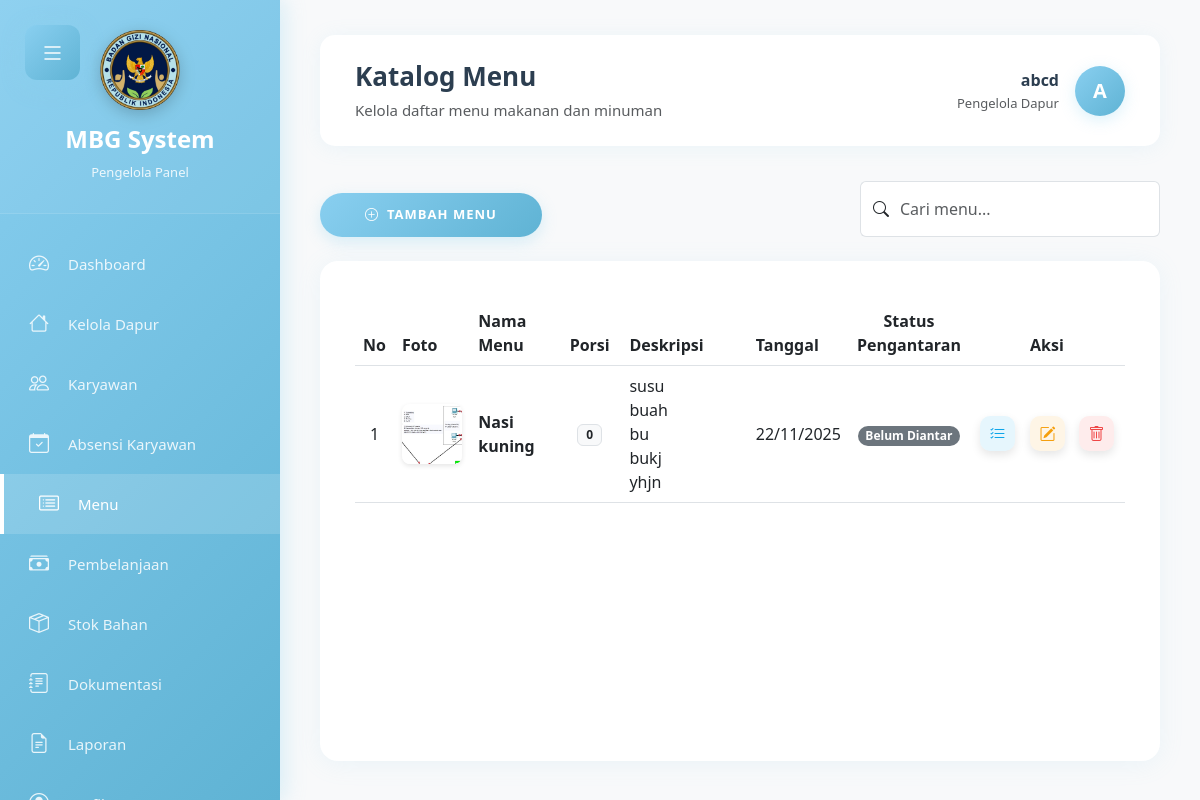
/pengelola/menu.php (signed in), run on the app's committed database.
### tables this page shows
CREATE TABLE `tbl_menu` (
  `id_menu` int(11) NOT NULL,
  `id_pengelola` int(11) NOT NULL,
  `nama_menu` varchar(100) NOT NULL,
  `jumlah_porsi` int(11) DEFAULT 0,
  `deskripsi` text DEFAULT NULL,
  `foto_menu` varchar(255) DEFAULT NULL,
  `status` enum('aktif','nonaktif') DEFAULT 'aktif',
  `created_at` timestamp NOT NULL DEFAULT current_timestamp(),
  `updated_at` timestamp NOT NULL DEFAULT current_timestamp() ON UPDATE current_timestamp(),
  `tanggal_menu` date DEFAULT curdate(),
  `status_pengantaran` enum('belum_diantar','proses','selesai') DEFAULT 'belum_diantar'
);

### pengelola/menu.php (the view, shortened to what this page needs)
<?php
require_once '../koneksi.php';
$id_pengelola = $_SESSION['user_id'];
$query_menu = "SELECT * FROM tbl_menu WHERE id_pengelola = '$id_pengelola' ORDER BY nama_menu ASC";
$result_menu = mysqli_query($conn, $query_menu);
?>
<!DOCTYPE html>
<html lang="id">
<head>
    <link href="https://cdn.jsdelivr.net/npm/bootstrap@5.3.0/dist/css/bootstrap.min.css" rel="stylesheet">
    <link rel="stylesheet" href="https://cdn.jsdelivr.net/npm/bootstrap-icons@1.11.0/font/bootstrap-icons.css">
    <link rel="stylesheet" href="../assets/css/style.css">
    <link rel="stylesheet" href="../assets/css/admin-dashboard.css">
</head>
<body>
    <button class="mobile-menu-toggle" id="mobileMenuToggle">
        <i class="bi bi-list"></i>
    </button>
    <div class="sidebar" id="sidebar">
        <div class="sidebar-header">
            <div class="sidebar-logo">
                <img src="../assets/img/logo.png" alt="MBG Logo" class="logo-image">
            </div>
            <h4>MBG System</h4>
            <small>Pengelola Panel</small>
        </div>
        <div class="sidebar-menu">
            <a href="dashboard.php">
                <i class="bi bi-speedometer2"></i>
                <span>Dashboard</span>
            </a>
            <a href="dapur.php">
                <i class="bi bi-house"></i>
                <span>Kelola Dapur</span>
            </a>
            <a href="karyawan.php"><i class="bi bi-people"></i><span>Karyawan</span></a>
            <a href="absensi.php"><i class="bi bi-calendar-check"></i><span>Absensi Karyawan</span></a>
            <a href="menu.php" class="active">
                <i class="bi bi-card-list"></i>
                <span>Menu</span>
            </a>
            <a href="pembelanjaan.php">
                <i class="bi bi-cash-stack"></i>
                <span>Pembelanjaan</span>
            </a>
            <a href="stok.php">
                <i class="bi bi-box-seam"></i>
                <span>Stok Bahan</span>
            </a>
            <a href="dokumentasi.php">
                <i class="bi bi-journal-text"></i>
                <span>Dokumentasi</span>
            </a>
            <a href="laporan.php">
                <i class="bi bi-file-earmark-text"></i>
                <span>Laporan</span>
            </a>
            <a href="profil.php">
                <i class="bi bi-person-circle"></i>
                <span>Profil</span>
            </a>
        </div>
    </div>
    <div class="main-content" id="mainContent">
        <div class="top-navbar">
            <div>
                <h4 class="mb-0">Katalog Menu</h4>
                <small class="text-muted">Kelola daftar menu makanan dan minuman</small>
            </div>
            <div class="user-profile">
                <a href="profil.php" class="text-decoration-none text-dark d-flex align-items-center">
                    <div class="text-end me-3">
                        <div class="fw-bold"><?= $_SESSION['user_name'] ?></div>
                        <small class="text-muted">Pengelola Dapur</small>
                    </div>
                    <div class="user-avatar">
                        <?php if (isset($_SESSION['foto_profil']) && $_SESSION['foto_profil']): ?>
                            <img src="../assets/img/profil/<?= $_SESSION['foto_profil'] ?>" alt="Profil" class="rounded-circle" style="width: 40px; height: 40px; object-fit: cover;">
                        <?php else: ?>
                            <?= strtoupper(substr($_SESSION['user_name'], 0, 1)) ?>
                        <?php endif; ?>
                    </div>
                </a>
            </div>
        </div>
        <div class="d-flex justify-content-between mb-4">
            <button class="btn btn-primary" data-bs-toggle="modal" data-bs-target="#modalTambah">
                <i class="bi bi-plus-circle me-2"></i>Tambah Menu
            </button>
            <div class="input-group" style="width: 300px;">
                <span class="input-group-text bg-white border-end-0"><i class="bi bi-search"></i></span>
                <input type="text" id="searchInput" class="form-control border-start-0 ps-0" placeholder="Cari menu...">
            </div>
        </div>
        <div class="table-card">
            <div class="table-responsive">
                <table class="table table-hover align-middle table-dapur" id="menuTable">
                    <thead>
                        <tr>
                            <th style="width: 5%;">No</th>
                            <th style="width: 10%;">Foto</th>
                            <th style="width: 15%;">Nama Menu</th>
                            <th style="width: 10%;" class="text-center">Porsi</th>
                            <th style="width: 25%;">Deskripsi</th>
                            <th style="width: 10%;">Tanggal</th>
                            <th style="width: 15%;" class="text-center">Status Pengantaran</th>
                            <th style="width: 15%;" class="text-center">Aksi</th>
                        </tr>
                    </thead>
                    <tbody id="menuTableBody">
                        <?php
                        $no = 1;
                        if (mysqli_num_rows($result_menu) > 0):
                            while ($menu = mysqli_fetch_assoc($result_menu)):
                        ?>
                        <tr class="menu-row" data-name="<?= strtolower($menu['nama_menu']) ?>">
                            <td class="text-center"><?= $no++ ?></td>
                            <td>
                                <?php if ($menu['foto_menu']): ?>
                                    <img src="../assets/img/menu/<?= $menu['foto_menu'] ?>" alt="<?= $menu['nama_menu'] ?>" class="menu-img-thumbnail">
                                <?php else: ?>
                                    <div class="menu-img-thumbnail d-flex align-items-center justify-content-center bg-light text-muted">
                                        <i class="bi bi-image"></i>
                                    </div>
                                <?php endif; ?>
                            </td>
                            <td>
                                <div class="fw-bold"><?= $menu['nama_menu'] ?></div>
                            </td>
                            <td class="text-center">
                                <span class="badge bg-light text-dark border"><?= $menu['jumlah_porsi'] ?></span>
                            </td>
                            <td style="white-space: pre-wrap;"><?= $menu['deskripsi'] ?></td>
                            <td><?= date('d/m/Y', strtotime($menu['tanggal_menu'])) ?></td>
                            <td class="text-center">
                                <?php
                                $status_class = '';
                                $status_label = '';
                                switch($menu['status_pengantaran']) {
                                    case 'belum_diantar': $status_class = 'bg-secondary'; $status_label = 'Belum Diantar'; break;
                                }
                                ?>
                                <span class="badge rounded-pill <?= $status_class ?>">
                                    <?= $status_label ?>
                                </span>
                            </td>
                            <td>
                                <div class="action-buttons">
                                    <a href="resep_menu.php?id=<?= $menu['id_menu'] ?>" class="btn-action btn-info text-white me-1" title="Detail Resep">
                                        <i class="bi bi-list-check"></i>
                                    </a>
                                    <button class="btn-action btn-edit" onclick='editMenu(<?= json_encode($menu) ?>)' title="Edit Menu">
                                        <i class="bi bi-pencil-square"></i>
                                    </button>
                                    <button class="btn-action btn-delete" onclick="deleteMenu(<?= $menu['id_menu'] ?>, '<?= addslashes($menu['nama_menu']) ?>')" title="Hapus Menu">
                                        <i class="bi bi-trash"></i>
                                    </button>
                                </div>
                            </td>
                        </tr>
                        <?php endwhile; ?>
                        <?php endif; ?>
                    </tbody>
                </table>
            </div>
        </div>
    </div>
</body>
</html>

### assets/css/style.css (style rules this page uses)
:root { --baby-blue: #89cff0; --baby-blue-dark: #5fb3d4; --baby-blue-light: #b8e6f7; --white: #ffffff; --text-dark: #2c3e50; --text-light: #7f8c8d; --shadow: rgba(137, 207, 240, 0.3); --gradient: linear-gradient(135deg, #89cff0 0%, #5fb3d4 100%); }
* { margin: 0; padding: 0; box-sizing: border-box; }
body { font-family: "Segoe UI", Tahoma, Geneva, Verdana, sans-serif; background: rgb(202, 202, 202); display: flex; justify-content: center; align-items: center; min-height: 100vh; overflow: hidden; }
.btn-primary { background: var(--gradient); border: none; color: var(--white); font-size: 13px; font-weight: 700; padding: 12px 45px; border-radius: 25px; text-transform: uppercase; letter-spacing: 1px; cursor: pointer; transition: all 0.3s ease; margin-top: 12px; box-shadow: 0 5px 15px var(--shadow); animation: fadeIn 1s ease-out 1s both; }

### pengelola/menu.php (style rules this page uses)
.menu-img-thumbnail { width: 60px; height: 60px; object-fit: cover; border-radius: 8px; box-shadow: 0 2px 5px rgba(0,0,0,0.1); }

### data on the page
tbl_menu: foto_menu (picture), nama_menu "Nasi kuning", jumlah_porsi "0", deskripsi "susu buah bu bukj yhjn", tanggal_menu "22/11/2025", status_pengantaran "Belum Diantar"

### other printed values
$_SESSION['user_name'] "abcd"
substr($_SESSION['user_name'], 0, 1) "A"
